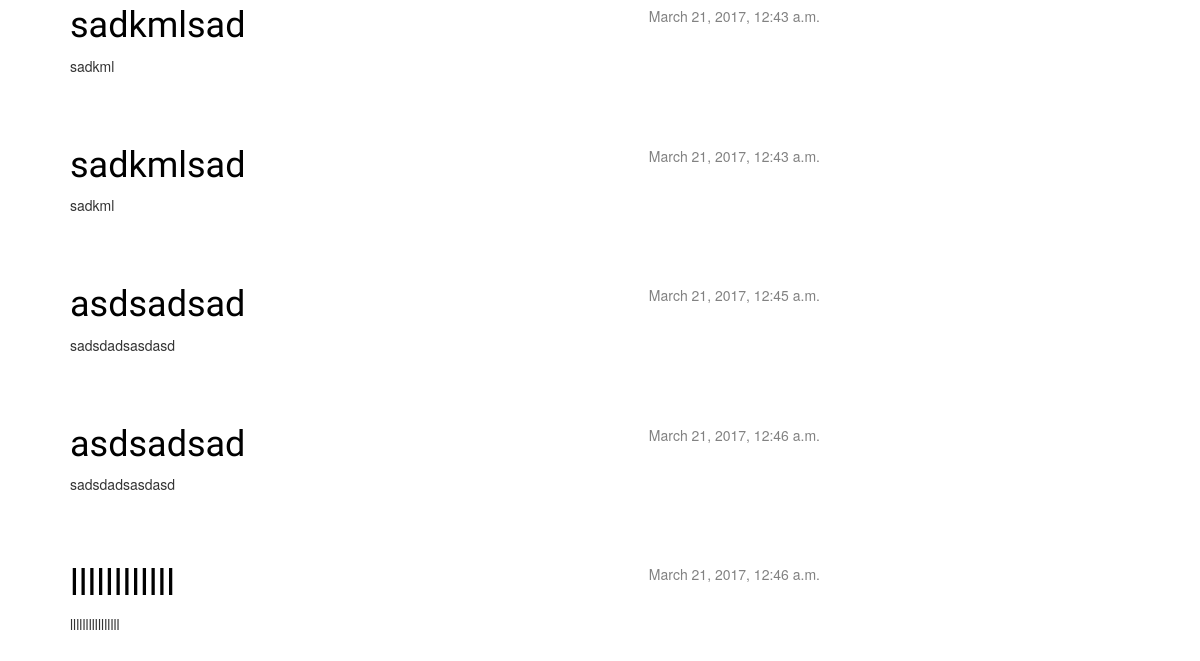
Before: / (lower part) with the older database file.
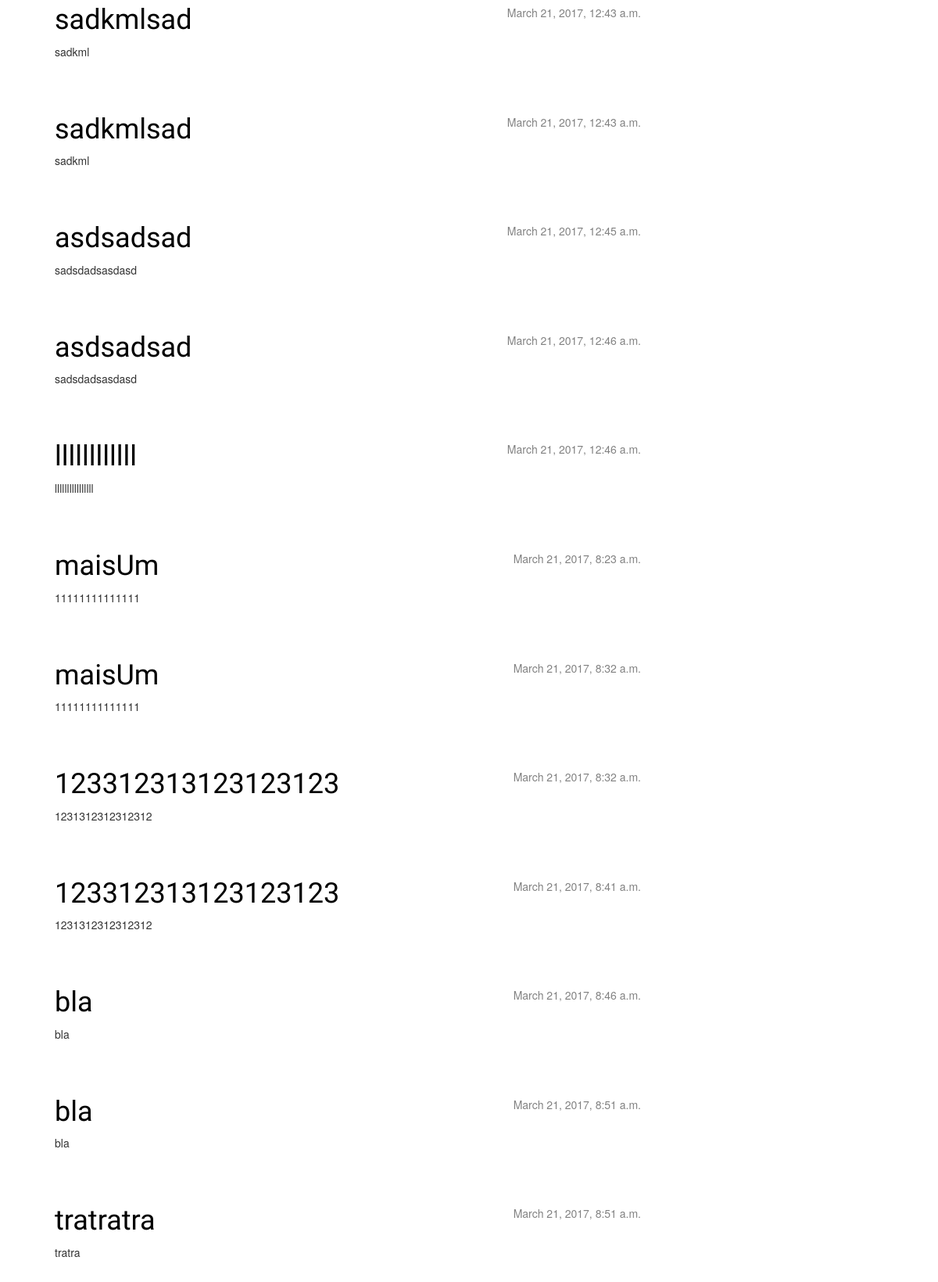
After: the same page with the newer database file.
### blog/models.py (models this page shows, shortened)
class Post(models.Model):
    author = models.ForeignKey('auth.User')
    title = models.CharField(max_length=200)
    text = models.TextField()
    created_date = models.DateTimeField(default=timezone.now)
    published_date = models.DateTimeField(blank=True, null=True)

### blog/views.py (the view)
# urls.py: url(r'^$', views.post_list),
def post_list(request):
    posts = Post.objects.filter(published_date__lte=timezone.now()).order_by('published_date')
    context = {'posts' : posts}
    return render(request, 'blog/post_list.html', context)

### blog/templates/blog/post_list.html
{% extends 'blog/base.html' %}
{% block content %}
{% for post in posts %}
<div class="post">
	<div class="date">
		{{ post.published_date }}
	</div>
	<h1><a href="">{{ post.title }}</a></h1>
	<p>{{ post.text|linebreaksbr }}</p>
</div>
{% endfor %}
{% endblock content %}

### blog/templates/blog/base.html (shortened to what this page needs)
{% load staticfiles %}
<html>
	<head>
		<link rel="stylesheet" href="//maxcdn.bootstrapcdn.com/bootstrap/3.2.0/css/bootstrap.min.css">
		<link rel="stylesheet" href="//maxcdn.bootstrapcdn.com/bootstrap/3.2.0/css/bootstrap-theme.min.css">
		<link rel="stylesheet" href="{% static 'css/blog.css' %}">
	</head>
	<body>
		<div class="content container">
			<div class="row">
				<div class="col-md-8">
					{% block content %}
					{% endblock %}
				</div>
			</div>
		</div>
	</body>
</html>

### blog/static/css/blog.css (style rules this page uses)
body { padding-left: 15px; }
h1 a { color: #FCA205; }
.content { margin-left: 40px; }
h1, h2, h3, h4 { font-family: 'Lobster', cursive; }
.date { float: right; color: #828282; }
.post { margin-bottom: 70px; }
.post h1 a, .post h1 a:visited { color: #000000; }

Changed rows visible on the page:
added Post: published_date "March 21, 2017, 8:23 a.m.", title "maisUm", text "11111111111111"
added Post: published_date "March 21, 2017, 8:32 a.m.", title "maisUm", text "11111111111111"
added Post: published_date "March 21, 2017, 8:32 a.m.", title "123312313123123123", text "1231312312312312"
added Post: published_date "March 21, 2017, 8:41 a.m.", title "123312313123123123", text "1231312312312312"
added Post: published_date "March 21, 2017, 8:46 a.m.", title "bla", text "bla"
added Post: published_date "March 21, 2017, 8:51 a.m.", title "bla", text "bla"
added Post: published_date "March 21, 2017, 8:51 a.m.", title "tratratra", text "tratra"
